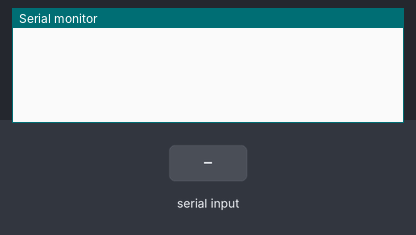
A sketch run on a simulated Arduino Uno, built with avr-gcc and run on an emulated ATmega328P. Shown: the last lines printed to the serial monitor. The test bench sets the inputs (shaded band).

Above: at 1.2 s.
1.3 s: "90,45\n" received over Serial
At 1.7 s:
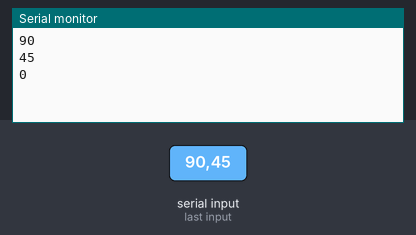
2.8 s: "30,150\n" received over Serial
At 4.1 s:
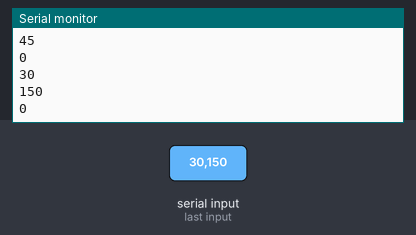
Timing chart, 0 to 5.8 s (numbered marks = the images above; inputs shaded):
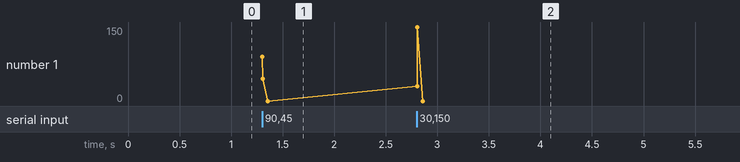

The sketch:

serial_test.ino
```cpp
int data;

void setup()
{
   Serial.begin(9600);
   Serial.setTimeout(50);
}

void loop()
{
   if (Serial.available())
   {
      data = Serial.parseInt();
      Serial.println(data);
   }
}
```

Measured:
- after the input at 1.3 s, the serial monitor: prints a new line at once (image 1)
- after the input at 2.8 s, the serial monitor: prints a new line at once (image 2)
